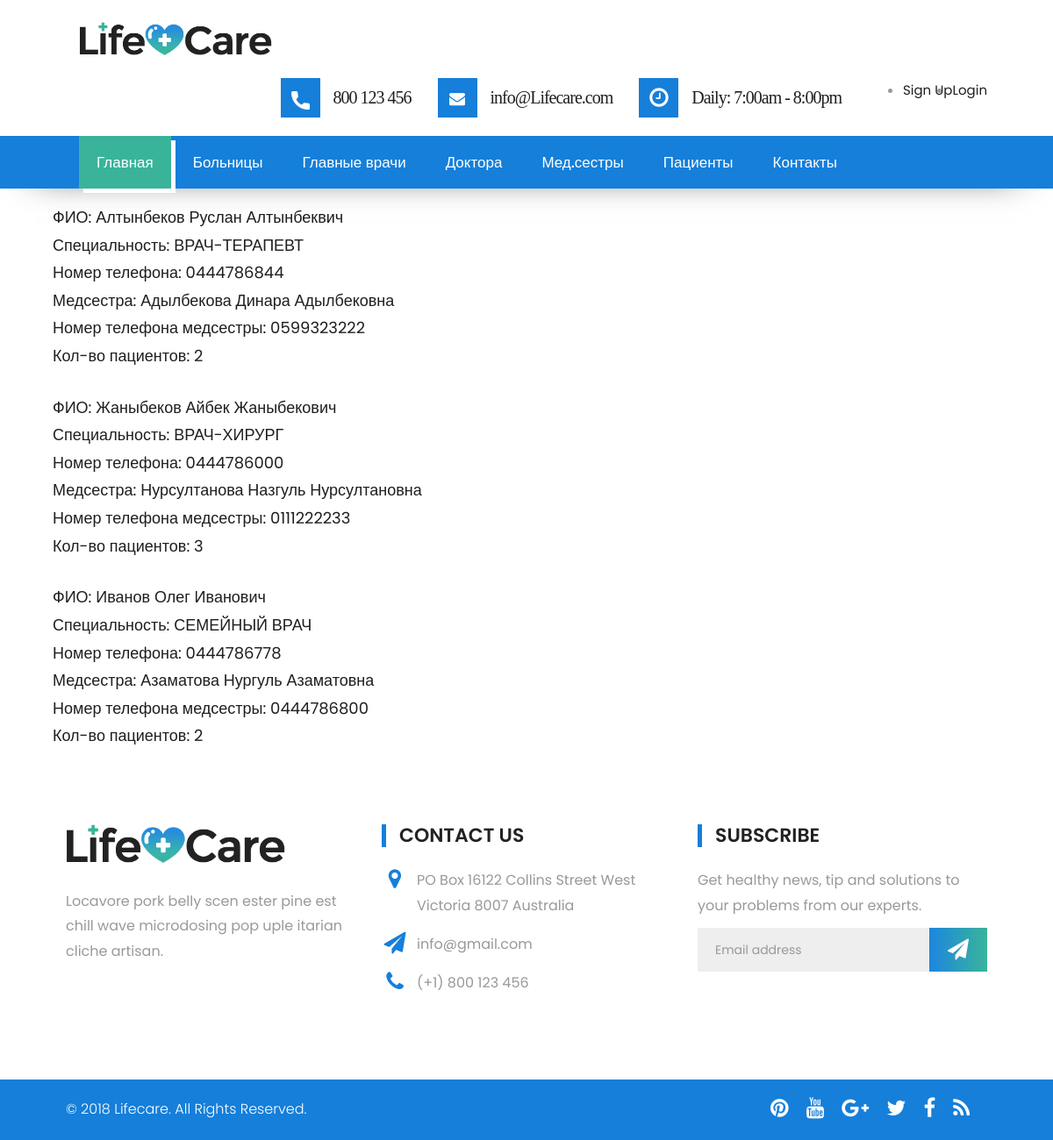
The app's page /doctors/ with its own data.
### app/models.py (models this page shows, shortened)
class AttendingDoctor(models.Model):
    CHOICES = (
        ('ВРАЧ-ТЕРАПЕВТ', 'ВРАЧ-ТЕРАПЕВТ'),
        ('ВРАЧ-ПЕДИАТР', 'ВРАЧ-ПЕДИАТР'),
        ('ВРАЧ-АЛЛЕРГОЛОГ', 'ВРАЧ-АЛЛЕРГОЛОГ'),
        ('ВРАЧ-УРОЛОГ', 'ВРАЧ-УРОЛОГ'),
        ('ВРАЧ-ХИРУРГ', 'ВРАЧ-ХИРУРГ'),
        ('ВРАЧ-ПСИХИАТР', 'ВРАЧ-ПСИХИАТР'),
        ('ВРАЧ-НАРКОЛОГ', 'ВРАЧ-НАРКОЛОГ'),
        ('ВРАЧ-СТОМАТОЛОГ', 'ВРАЧ-СТОМАТОЛОГ'),
        ('СЕМЕЙНЫЙ ВРАЧ', 'СЕМЕЙНЫЙ ВРАЧ'),
        ('ВРАЧ-РЕНТГЕНОЛОГ', 'ВРАЧ-РЕНТГЕНОЛОГ'),
        ('ВРАЧ-ТРАВМАТОЛОГ-ОРТОПЕД', 'ВРАЧ-ТРАВМАТОЛОГ-ОРТОПЕД'),
        ('ВРАЧ-ОНКОЛОГ', 'ВРАЧ-ОНКОЛОГ'),
        ('ВРАЧ-КАРДИОЛОГ', 'ВРАЧ-КАРДИОЛОГ'),
        ('ВРАЧ-АЛЛЕРГОЛОГ', 'ВРАЧ-АЛЛЕРГОЛОГ'),
        ('ВРАЧ-ФИЗИОТЕРАПЕВТ', 'ВРАЧ-ФИЗИОТЕРАПЕВТ'),
        ('ВРАЧ-ГИНЕКОЛОГ', 'ВРАЧ-ГИНЕКОЛОГ'),
        ('ВРАЧ-НЕВРОПАТОЛОГ', 'ВРАЧ-НЕВРОПАТОЛОГ'),
    )
    specialist = models.CharField(
        max_length=255,
        choices=CHOICES,
        verbose_name='Специализация'
    )
    fullname = models.CharField(
        max_length=255,
        db_index=True,
        blank=True,
        verbose_name='Ф.И.О'
    )
    passport_pincode = models.CharField(
        max_length=9,
        blank=True,
        verbose_name='ПИН-КОД паспорта'
    )
    age = models.IntegerField(
        blank=True,
        verbose_name='Возраст'
    )
    work_experience = models.CharField(
        max_length=255,
        blank=True,
        verbose_name='Стаж работы'
    )
    phone_number = models.CharField(
        max_length=14,
        blank=True,
        verbose_name='Номер телефона'
    )
    nurse_connect = models.OneToOneField(
        'Nurse',
        on_delete=models.CASCADE,
        verbose_name='Мед-сестры'
    )
    patient_connect = models.ManyToManyField(
        'Patient',
        verbose_name='Пациенты')

class Nurse(models.Model):
    fullname = models.CharField(
        max_length=255,
        db_index=True,
        blank=True,
        verbose_name='Ф.И.О'
    )
    passport_pincode = models.CharField(
        max_length=9,
        blank=True,
        verbose_name='ПИН-КОД паспорта'
    )
    age = models.IntegerField(
        blank=True,
        verbose_name='Возраст'
    )
    phone_number = models.CharField(
        max_length=14,
        blank=True,
        verbose_name='Номер телефона'
    )
    patient_connect = models.ManyToManyField(
        'Patient',
        verbose_name="Пациенты"
    )
    def __str__(self):
        return self.fullname

### app/views.py (the view)
# urls.py: path('doctors/', doctors, name='doctors'),
def doctors(request):
    doctors = AttendingDoctor.objects.all()
    context = {
        'doctors':doctors
    }
    return render(request,
                  template_name='doctors.html', context=context)

### templates/doctors.html
   {% extends 'base.html' %}
   {% load static %}
   {% block content %}
   <div class="container p-3 my-3 bg-dark text-white">
      <div class="row" style="margin-top: 20px;">
         <br><br><br><br><br><br><br>
         {% for i in doctors %}
         <br>
         <h3>ФИО: {{ i.fullname }}</h3>
         <h3>Специальность: {{ i.specialist }}</h3>
         <h3>Номер телефона: {{ i.phone_number }}</h3>
         <h3>Медсестра: {{ i.nurse_connect }}</h3>
         <h3>Номер телефона медсестры: {{ i.nurse_connect.phone_number }}</h3>
         <h3>Кол-во пациентов: {{ i.patient_connect.all.count }}</h3>
         {% endfor %}
      </div>
   </div>
   {% endblock %}

### templates/base.html (shortened to what this page needs)
<!DOCTYPE html>
{% load static %}
<html lang="en">
   <link rel="stylesheet" href="{% static 'css/bootstrap.min.css' %}">
   <link rel="stylesheet" href="{% static 'style.css' %}">
   <link rel="stylesheet" href="{% static 'css/colors.css' %}">
   <link rel="stylesheet" href="{% static 'css/versions.css' %}">
   <link rel="stylesheet" href="{% static 'css/responsive.css' %}">
   <link rel="stylesheet" href="{% static 'css/custom.css' %}">
   </head>
   <body class="clinic_version">
      <header>
         <div class="header-top wow fadeIn">
            <div class="container">
               <a class="navbar-brand" href="index.html"><img src="{% static 'images/logo.png' %}" alt="image"></a>
               <div class="right-header">
                  <div class="header-info">
                     <div class="info-inner">
                        <span class="icontop"><img src="{% static 'images/phone-icon.png' %}" alt="#"></span>
                        <span class="iconcont"><a href="tel:800 123 456">800 123 456</a></span>
                     </div>
                     <div class="info-inner">
                        <span class="icontop"><i class="fa fa-envelope" aria-hidden="true"></i></span>
                        <span class="iconcont"><a data-scroll href="mailto:info@yoursite.com">info@Lifecare.com</a></span>
                     </div>
                     <div class="info-inner">
                        <span class="icontop"><i class="fa fa-clock-o" aria-hidden="true"></i></span>
                        <span class="iconcont"><a data-scroll href="#">Daily: 7:00am - 8:00pm</a></span>
                     </div>
                     <div class="info-inner">
                        <ul class="navbar-nav ml-auto">
                        {% if user.is_authenticated %}
                           <li class="nav-item">
                           <a href="#" onclick="$('#signOutBtn').click()" class="nav-link" >Logout</a>
                              <form style='display: none;' method="POST" action="{% url 'logout' %}">
                           {% csrf_token %}
                              <button id="signOutBtn" type="submit">Logout</button>
                              </form>
                           </li>
                           {% else %}
                           <li class="nav-item">
                              <a class="nav-link" href="{% url 'signupuser' %}">Sign Up</a>
                           </li>
                           <li class="nav-item">
                              <a class="nav-link" href="{% url 'loginuser' %}">Login</a>
                           </li>
                           {% endif %}
                        </ul>
                     </div>
                  </div>
               </div>
            </div>
         </div>
         <div class="header-bottom wow fadeIn">
            <div class="container">
               <nav class="main-menu">
                  <div id="navbar" class="navbar-collapse collapse">
                     <ul class="nav navbar-nav">
                        <li><a class="active" href="{% url 'home' %}">Главная</a></li>
                        <li><a data-scroll href="{% url 'hospitals' %}">Больницы</a></li>
                        <li><a data-scroll href="#doctors">Главные врачи</a></li>
                        <li><a data-scroll href="{% url 'doctors' %}">Доктора</a></li>
                        <li><a data-scroll href="{% url 'nurses' %}">Мед.сестры</a></li>
						<li><a data-scroll href="{% url 'patients' %}">Пациенты</a></li>
                        <li><a data-scroll href="#getintouch">Контакты</a></li>
                     </ul>
                  </div>
               </nav>
      </header>
      {% block content %}
      {% endblock content %}
      <footer id="footer" class="footer-area wow fadeIn">
         <div class="container">
            <div class="row">
               <div class="col-md-4">
                  <div class="logo padding">
                     <a href=""><img src="{% static 'images/logo.png' %}" alt=""></a>
                     <p>Locavore pork belly scen ester pine est chill wave microdosing pop uple itarian cliche artisan.</p>
                  </div>
               </div>
               <div class="col-md-4">
                  <div class="footer-info padding">
                     <h3>CONTACT US</h3>
                     <p><i class="fa fa-map-marker" aria-hidden="true"></i> PO Box 16122 Collins Street West Victoria 8007 Australia</p>
                     <p><i class="fa fa-paper-plane" aria-hidden="true"></i> info@gmail.com</p>
                     <p><i class="fa fa-phone" aria-hidden="true"></i> (+1) 800 123 456</p>
                  </div>
               </div>
               <div class="col-md-4">
                  <div class="subcriber-info">
                     <h3>SUBSCRIBE</h3>
                     <p>Get healthy news, tip and solutions to your problems from our experts.</p>
                     <div class="subcriber-box">
                        <form id="mc-form" class="mc-form">
                           <div class="newsletter-form">
                              <input type="email" autocomplete="off" id="mc-email" placeholder="Email address" class="form-control" name="EMAIL">
                              <button class="mc-submit" type="submit"><i class="fa fa-paper-plane"></i></button>
                           </div>
                        </form>
                     </div>
                  </div>
               </div>
            </div>
         </div>
      </footer>
      <div class="copyright-area wow fadeIn">
         <div class="container">
            <div class="row">
               <div class="col-md-8">
                  <div class="footer-text">
                     <p>© 2018 Lifecare. All Rights Reserved.</p>
                  </div>
               </div>
               <div class="col-md-4">
                  <div class="social">
                     <ul class="social-links">
                        <li><a href=""><i class="fa fa-rss"></i></a></li>
                        <li><a href=""><i class="fa fa-facebook"></i></a></li>
                        <li><a href=""><i class="fa fa-twitter"></i></a></li>
                        <li><a href=""><i class="fa fa-google-plus"></i></a></li>
                        <li><a href=""><i class="fa fa-youtube"></i></a></li>
                        <li><a href=""><i class="fa fa-pinterest"></i></a></li>
                     </ul>
                  </div>
               </div>
            </div>
         </div>
      </div>
   </body>
</html>

### config/static/css/style.css (style rules this page uses)
body { color: #999; font-size: 15px; font-family: 'Source Sans Pro', sans-serif; line-height: 1.80857; }
a { color: #1f1f1f; text-decoration: none !important; outline: none !important; -webkit-transition: all .3s ease-in-out; -moz-transition: all .3s ease-in-out; -ms-transition: all .3s ease-in-out; -o-transition: all .3s ease-in-out; transition: all .3s ease-in-out; }
h1, h2, h3, h4, h5, h6 { letter-spacing: 0; font-weight: normal; position: relative; padding: 0 0 10px 0; font-weight: normal; line-height: 120% !important; color: #1f1f1f; margin: 0 }
h3 { font-size: 18px }
a { color: #1f1f1f; text-decoration: none; outline: none; }
a, .btn { text-decoration: none !important; outline: none !important; -webkit-transition: all .3s ease-in-out; -moz-transition: all .3s ease-in-out; -ms-transition: all .3s ease-in-out; -o-transition: all .3s ease-in-out; transition: all .3s ease-in-out; }
.navbar-nav li { position: relative; }

### config/static/css/versions.css (style rules this page uses)
body.clinic_version { font-family: 'Roboto', sans-serif; }

### config/static/css/responsive.css (style rules this page uses)
@media (max-width: 1200px) { .container { width: 90%; } }

### records on screen
AttendingDoctor: fullname "Алтынбеков Руслан Алтынбеквич", specialist "ВРАЧ-ТЕРАПЕВТ", phone_number "0444786844", nurse_connect "Адылбекова Динара Адылбековна", nurse_connect.phone_number "0599323222", patient_connect.all.count "2"
AttendingDoctor: fullname "Жаныбеков Айбек Жаныбекович", specialist "ВРАЧ-ХИРУРГ", phone_number "0444786000", nurse_connect "Нурсултанова Назгуль Нурсултановна", nurse_connect.phone_number "0111222233", patient_connect.all.count "3"
AttendingDoctor: fullname "Иванов Олег Иванович", specialist "СЕМЕЙНЫЙ ВРАЧ", phone_number "0444786778", nurse_connect "Азаматова Нургуль Азаматовна", nurse_connect.phone_number "0444786800", patient_connect.all.count "2"
